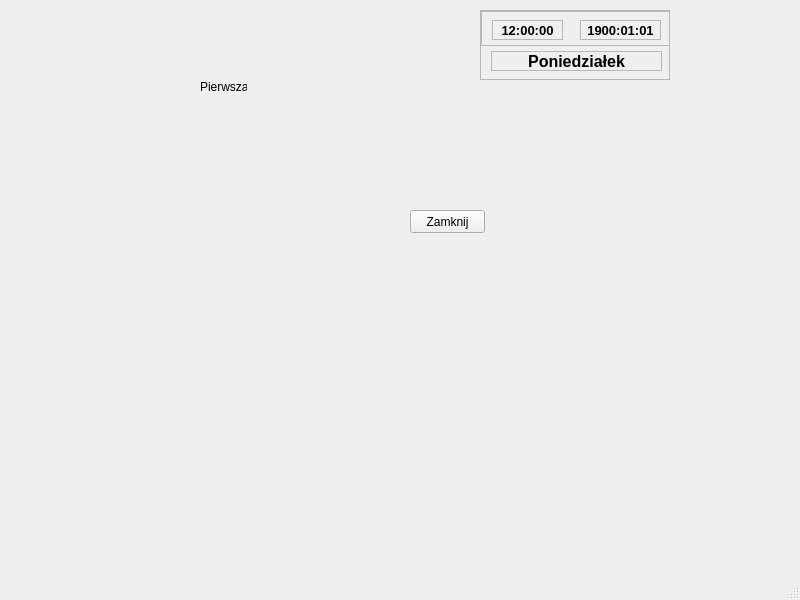
<?xml version="1.0" encoding="UTF-8"?>
<ui version="4.0">
 <class>Pierwsza</class>
 <widget class="QMainWindow" name="Pierwsza">
  <property name="geometry">
   <rect>
    <x>0</x>
    <y>0</y>
    <width>800</width>
    <height>600</height>
   </rect>
  </property>
  <property name="windowTitle">
   <string>MainWindow</string>
  </property>
  <widget class="QWidget" name="centralwidget">
   <widget class="QLabel" name="label">
    <property name="geometry">
     <rect>
      <x>200</x>
      <y>80</y>
      <width>47</width>
      <height>13</height>
     </rect>
    </property>
    <property name="text">
     <string>Pierwsza</string>
    </property>
   </widget>
   <widget class="QPushButton" name="pushButton">
    <property name="geometry">
     <rect>
      <x>410</x>
      <y>210</y>
      <width>75</width>
      <height>23</height>
     </rect>
    </property>
    <property name="text">
     <string>Zamknij</string>
    </property>
   </widget>
   <widget class="QLabel" name="labelDaty">
    <property name="geometry">
     <rect>
      <x>580</x>
      <y>20</y>
      <width>81</width>
      <height>20</height>
     </rect>
    </property>
    <property name="font">
     <font>
      <pointsize>10</pointsize>
      <weight>75</weight>
      <bold>true</bold>
     </font>
    </property>
    <property name="frameShape">
     <enum>QFrame::StyledPanel</enum>
    </property>
    <property name="text">
     <string>1900:01:01</string>
    </property>
    <property name="alignment">
     <set>Qt::AlignCenter</set>
    </property>
   </widget>
   <widget class="QScrollArea" name="scrollArea">
    <property name="geometry">
     <rect>
      <x>480</x>
      <y>10</y>
      <width>190</width>
      <height>70</height>
     </rect>
    </property>
    <property name="widgetResizable">
     <bool>true</bool>
    </property>
    <widget class="QWidget" name="scrollAreaWidgetContents">
     <property name="geometry">
      <rect>
       <x>0</x>
       <y>0</y>
       <width>188</width>
       <height>68</height>
      </rect>
     </property>
     <widget class="QLabel" name="labelDzien">
      <property name="geometry">
       <rect>
        <x>10</x>
        <y>40</y>
        <width>171</width>
        <height>20</height>
       </rect>
      </property>
      <property name="font">
       <font>
        <pointsize>12</pointsize>
        <weight>75</weight>
        <bold>true</bold>
       </font>
      </property>
      <property name="frameShape">
       <enum>QFrame::StyledPanel</enum>
      </property>
      <property name="text">
       <string>Poniedziałek</string>
      </property>
      <property name="alignment">
       <set>Qt::AlignCenter</set>
      </property>
      <property name="wordWrap">
       <bool>false</bool>
      </property>
     </widget>
     <widget class="QScrollArea" name="scrollArea_2">
      <property name="geometry">
       <rect>
        <x>0</x>
        <y>0</y>
        <width>190</width>
        <height>35</height>
       </rect>
      </property>
      <property name="widgetResizable">
       <bool>true</bool>
      </property>
      <widget class="QWidget" name="scrollAreaWidgetContents_2">
       <property name="geometry">
        <rect>
         <x>0</x>
         <y>0</y>
         <width>188</width>
         <height>33</height>
        </rect>
       </property>
       <widget class="QLabel" name="labelZegara">
        <property name="geometry">
         <rect>
          <x>10</x>
          <y>8</y>
          <width>71</width>
          <height>20</height>
         </rect>
        </property>
        <property name="font">
         <font>
          <pointsize>10</pointsize>
          <weight>75</weight>
          <bold>true</bold>
         </font>
        </property>
        <property name="frameShape">
         <enum>QFrame::StyledPanel</enum>
        </property>
        <property name="text">
         <string>12:00:00</string>
        </property>
        <property name="alignment">
         <set>Qt::AlignCenter</set>
        </property>
       </widget>
      </widget>
     </widget>
     <zorder>scrollArea_2</zorder>
     <zorder>labelDzien</zorder>
    </widget>
   </widget>
   <zorder>scrollArea</zorder>
   <zorder>label</zorder>
   <zorder>pushButton</zorder>
   <zorder>labelDaty</zorder>
  </widget>
  <widget class="QMenuBar" name="menubar">
   <property name="geometry">
    <rect>
     <x>0</x>
     <y>0</y>
     <width>800</width>
     <height>21</height>
    </rect>
   </property>
  </widget>
  <widget class="QStatusBar" name="statusbar"/>
 </widget>
 <resources/>
 <connections/>
</ui>
